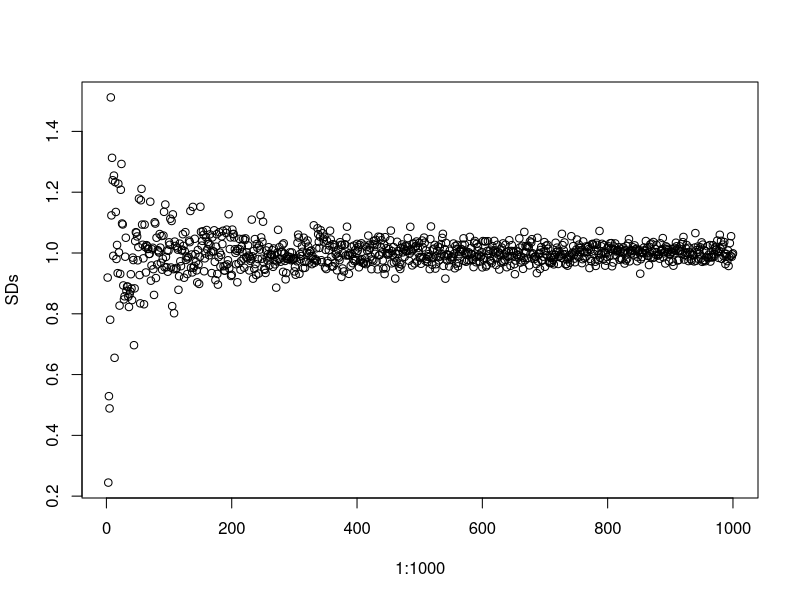
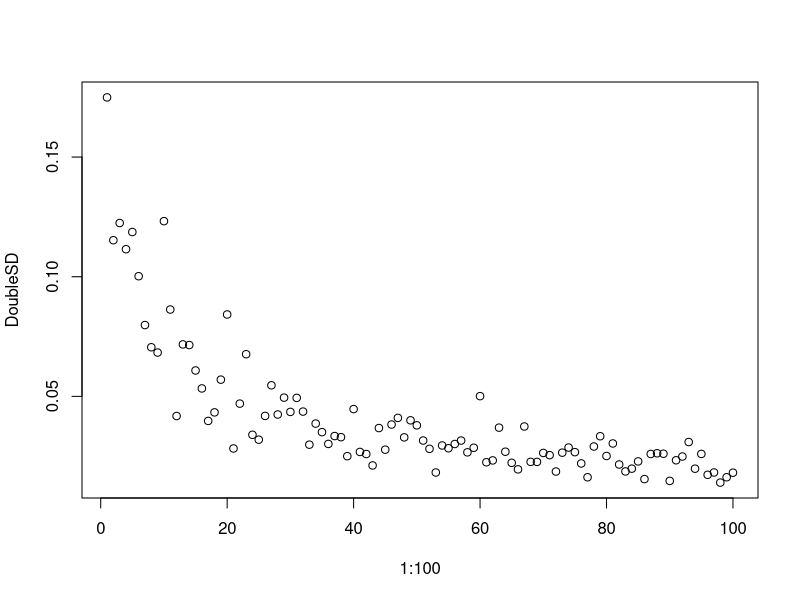

Generate these figures, in order, with R:
NormList<-sapply((1:1000),rnorm)
SDs<-unlist(lapply(NormList,sd))
plot(1:1000,SDs)

#Shows convergence to 1. Now let's do something a little different:

#Let's make a sequence counting to 1000 by tens

DumSeq<-seq(10,1000,by=10)
DumSeqL<-list(DumSeq)

#Make 10 of each unique value
DumSeqL<-lapply(DumSeq,rep,10)

#Make rnorm set for each value

DumFun<-function(x){
	return(sapply(x,rnorm))
	}

NormList2<-lapply(DumSeqL,DumFun)

#Take the sd of each
DumFun1<-function(x){
	return(apply(x,2,sd))
	}

SDs2<-lapply(NormList2,DumFun1)

#Then take the sd of the sds for each

DoubleSD<-unlist(lapply(SDs2,sd))

#And plot

plot(1:100,DoubleSD)